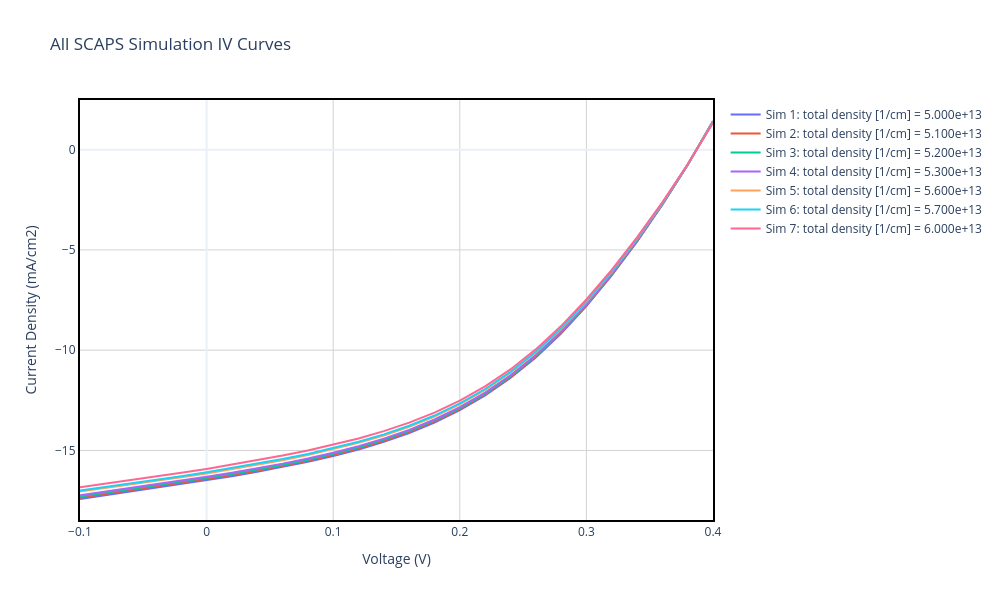

The notebook cell this image was saved under:
### Markdown cell above
## Section 3: SCAPS Simulations Overview

### What is SCAPS?
**SCAPS** (Solar Cell Capacitance Simulator) is a specialized software tool developed at Ghent University for simulating the electrical behavior of thin-film photovoltaic devices. It solves Poisson's equation and the continuity equations in a multi-layer semiconductor structure to predict device performance under certain test conditions.

### SCAPS Simulation Methodology
SCAPS performs detailed numerical simulations of solar cells by:

1. **Device Architecture Definition**: Specifies material layers, thickness, doping levels, and defect parameters
2. **Physical Parameters**: Sets electron and hole transport properties, recombination mechanisms, and optical characteristics
3. **Numerical Solution**: Solves coupled differential equations:
   - **Poisson Equation**: $\frac{d^2\phi}{dx^2} = -\frac{q}{\varepsilon_0\varepsilon_r}(p - n + N_D^+ - N_A^-)$
   - **Continuity Equations**: 
     - Electrons: $\frac{\partial n}{\partial t} = \frac{1}{q}\frac{\partial J_n}{\partial x} - (U - G)$
     - Holes: $\frac{\partial p}{\partial t} = - \frac{1}{q}\frac{\partial J_p}{\partial x} - (U - G)$

   where $\phi$ is electrostatic potential, $q$ is elementary charge, $n$ and $p$ are electron and hole concentrations, $J_n$ and $J_p$ are current densities, $G$ is generation rate, and $U$ is recombination rate.

4. **I-V Characteristics**: Calculates the J-V curve by sweeping applied voltage and computing resulting current

### Key Physical Processes in SCAPS
- **Photocurrent Generation**: Incident photons with energy > bandgap create electron-hole pairs
- **Carrier Transport**: Electrons and holes drift under electric field and diffuse down concentration gradients
- **Recombination**: Losses from multiple recombination mechanisms (radiative, Auger, defect-assisted SRH)
- **Interface Effects**: Band alignment, interfacial defects, and charge extraction barriers

### Output from SCAPS
SCAPS generates J-V curves showing current density (mA/cm²) as a function of applied voltage (V), along with derived parameters: $V_{oc}$, $J_{sc}$, and efficiency $\eta$. Multiple simulations with varied parameters (e.g., thickness, doping, defect density) help identify optimal device configurations.

In this Simulation standard conditions were used (STC: 1000 W/m², AM1.5 spectrum, 25°C).

### Code cell
# Helper function to read SCAPS .iv file
def read_scaps_iv_file(file_path):
    """
    Parse SCAPS .iv file with tab-separated or fixed-width columns.
    Returns a list of simulations with their data.
    """
    with open(file_path, 'r', encoding='utf-8', errors='ignore') as f:
        content = f.read()
    
    # Split by major sections: each simulation starts with "Batch parameters"
    sections = content.split('**Batch parameters**')
    simulations = []
    
    for section_idx, section in enumerate(sections[1:]):  # Skip first empty section
        sim_dict = {}
        lines = section.split('\n')
        
        # Extract ALL batch parameters (continue until we hit the data table header)
        batch_params = []
        for i in range(len(lines)):  # Check ALL lines until data table
            param_line = lines[i].strip()
            if not param_line:
                continue
            # Stop if we hit the data table header
            if 'v(V)' in param_line:
                break
            # Extract parameter
            if ':' in param_line:
                parts = param_line.split(':', 1)  # Split only on first colon
                if len(parts) >= 2:
                    param_name = parts[0].strip()
                    param_val = parts[1].strip()
                    batch_params.append((param_name, param_val))
        
        sim_dict['batch_params'] = batch_params
        
        # Find the data table header (line with "v(V)" and "jtot")
        data_start = -1
        for i, line in enumerate(lines):
            if 'v(V)' in line and 'jtot' in line:
                data_start = i + 1
                break
        
        if data_start == -1:
            continue
        
        # Extract data lines AND performance parameters
        iv_data = {'v': [], 'j': []}
        voc = jsc = ff = eta = np.nan
        
        for i in range(data_start, len(lines)):
            line = lines[i].strip()
            
            # Skip empty lines
            if not line:
                continue
            
            # Check for performance parameters
            if 'Voc' in line and '=' in line:
                try:
                    # Extract value after "="
                    value_part = line.split('=')[1].strip()
                    voc = float(value_part.split()[0])
                except (ValueError, IndexError):
                    pass
                continue
            
            if 'Jsc' in line and '=' in line:
                try:
                    value_part = line.split('=')[1].strip()
                    jsc = float(value_part.split()[0])
                except (ValueError, IndexError):
                    pass
                continue
            
            if 'FF' in line and '=' in line:
                try:
                    value_part = line.split('=')[1].strip()
                    ff = float(value_part.split()[0])
                except (ValueError, IndexError):
                    pass
                continue
            
            if 'eta' in line and '=' in line:
                try:
                    value_part = line.split('=')[1].strip()
                    eta = float(value_part.split()[0])
                except (ValueError, IndexError):
                    pass
                continue
            
            # Try to parse as numerical data (voltage/current pair)
            try:
                # Split by whitespace (handles both spaces and tabs)
                parts = line.split()
                if len(parts) >= 2:
                    # Try to parse first two columns as v and j
                    v_val = float(parts[0])
                    j_val = float(parts[1])
                    iv_data['v'].append(v_val)
                    iv_data['j'].append(j_val)
            except (ValueError, IndexError):
                # Not a data line, skip
                pass
        
        # Store data
        sim_dict['v(V)'] = np.array(iv_data['v'])
        sim_dict['jtot(mA/cm2)'] = np.array(iv_data['j'])
        sim_dict['Voc'] = voc
        sim_dict['Jsc'] = jsc
        sim_dict['FF'] = ff
        sim_dict['eta'] = eta
        
        # Create readable label - extract just the value from batch parameter
        # Format: "Defect Density = 1e+10" or similar
        if batch_params:
            param_name = batch_params[0][0]
            param_val = batch_params[0][1]
            
            # Extract just the numerical value and unit if present
            # e.g., "1.000e+10" from the value
            # Try to get just the number part
            val_parts = param_val.split()
            if val_parts:
                numeric_val = val_parts[0]  # Get the first part (the number)
            else:
                numeric_val = param_val
            
            # Extract the key parameter name (e.g., "total defect density")
            if '>>' in param_name:
                # Get the last part after >>
                key_name = param_name.split('>>')[-1].strip()
            else:
                key_name = param_name
            
            # Shorten the parameter name
            if 'total defect density' in key_name.lower():
                key_name = 'Defect Density'
            
            label = f"{key_name} = {numeric_val}"
        else:
            label = f"Simulation {section_idx+1}"
        
        sim_dict['label'] = label
        
        # Only add if we have data
        if len(iv_data['v']) > 0:
            simulations.append(sim_dict)
    
    return simulations

# Read the SCAPS file
sim_file = data_path("CdS3_2", "3", "binter2_voc.iv")
scaps_data = read_scaps_iv_file(sim_file)

# Format for downstream use
if len(scaps_data) == 0:
    print("⚠️ No SCAPS simulation data found in the file.")
else:
    scaps_data_formatted = []
    for sim in scaps_data:
        scaps_data_formatted.append({
            'label': sim['label'],
            'batch_params': sim['batch_params'],
            'v(V)': sim['v(V)'],
            'jtot(mA/cm2)': sim['jtot(mA/cm2)'],
            'Voc': sim['Voc'],
            'Jsc': sim['Jsc'],
            'FF': sim['FF'],
            'eta': sim['eta']
        })
    scaps_data = scaps_data_formatted
    
    # RESULTS TABLE
    print("\n" + "="*110)
    print("=== EXTRACTED SCAPS PARAMETERS SUMMARY ===")
    print("="*110)
    
    # Format batch parameters as readable strings
    def format_batch_params_for_display(batch_params):
        """Convert batch params list to formatted string"""
        if not batch_params:
            return "N/A"
        param_strs = []
        for param_name, param_val in batch_params:
            # Extract readable name (after >> if present)
            short_name = param_name.split(">>")[-1].strip() if ">>" in param_name else param_name
            param_strs.append(f"{short_name}: {param_val}")
        return " | ".join(param_strs)
    
    summary_df = pd.DataFrame([{
        'Simulation ID': d['label'], 
        'Batch Parameters': format_batch_params_for_display(d['batch_params']),
        'Voc (V)': f"{d['Voc']:.6f}", 
        'Jsc (mA/cm²)': f"{d['Jsc']:.4f}", 
        'FF (%)': f"{d['FF']:.4f}", 
        'η (%)': f"{d['eta']:.4f}"
    } for d in scaps_data])
    
    # Display with wider column width
    pd.set_option('display.max_columns', None)
    pd.set_option('display.max_colwidth', None)
    pd.set_option('display.width', None)
    display(summary_df)
    print("="*110)
    
    # Print batch parameters in detail below the table for full visibility
    print("\n📋 DETAILED BATCH PARAMETERS FOR EACH SIMULATION:")
    print("="*110)
    for i, d in enumerate(scaps_data):
        print(f"\n🔹 Simulation {i+1}: {d['label']}")
        if d['batch_params']:
            for param_name, param_val in d['batch_params']:
                print(f"   {param_name}: {param_val}")
        else:
            print("   (No batch parameters found)")
    print("="*110)

    # Compute experimental limits
    EXP_V_MAX = exp_data['v(V)'].max()
    EXP_J_MAX = exp_data['jtot(mA/cm2)'].max()

    # PLOT 2: ALL SIMULATIONS
    fig2 = go.Figure()
    for i, d in enumerate(scaps_data):
        v_filtered = d['v(V)']
        j_filtered = d['jtot(mA/cm2)']
        
        hover_text = f"<b>{d['label']}</b><br>Voc: {d['Voc']:.6f} V<br>Jsc: {d['Jsc']:.4f} mA/cm²<br>FF: {d['FF']:.4f} %<br>η: {d['eta']:.4f} %"
        legend_name = f"Sim {i+1}: {d['label']}"
        
        fig2.add_trace(go.Scatter(
            x=v_filtered, y=j_filtered, mode='lines', 
            name=legend_name, hoverinfo='text', hovertext=hover_text
        ))

    fig2.update_xaxes(showline=True, linewidth=2, linecolor='black', mirror=True)
    fig2.update_yaxes(showline=True, linewidth=2, linecolor='black', mirror=True)
    fig2.update_layout(
        title='All SCAPS Simulation IV Curves',
        xaxis_title='Voltage (V)', yaxis_title='Current Density (mA/cm2)',
        hovermode='closest', template='plotly_white', width=1000, height=600,
        plot_bgcolor='white',
        xaxis=dict(showgrid=True, gridwidth=1, gridcolor='lightgray'),
        yaxis=dict(showgrid=True, gridwidth=1, gridcolor='lightgray')
    )
    fig2.show()
    fig2.write_image(os.path.join(plots_dir, 'All_Simulations.png'), width=1000, height=600)
    print(f"\n✅ Saved Plot 2 to {plots_dir}/All_Simulations.png")

### Figure 1 — Plotly figure (JSON) as saved in the notebook; plotly's stock layout.template omitted (floating-point values rounded to 4 significant figures)
{"data": [{"hoverinfo": "text", "hovertext": "<b>total density [1/cm] = 5.000e+13</b><br>Voc: 0.387160 V<br>Jsc: 16.4787 mA/cm²<br>FF: 42.8277 %<br>η: 2.7324 %", "mode": "lines", "name": "Sim 1: total density [1/cm] = 5.000e+13", "type": "scatter", "x": [-0.1, -0.08, -0.06, -0.04, -0.02, 0.0, 0.02, 0.04, 0.06, 0.08, 0.1, 0.12, 0.14, 0.16, 0.18, 0.2, 0.22, 0.24, 0.26, 0.28, 0.3, 0.32, 0.34, 0.36, 0.38, 0.4], "y": [-17.42, -17.24, -17.05, -16.86, -16.67, -16.48, -16.28, -16.06, -15.83, -15.57, -15.28, -14.95, -14.57, -14.13, -13.61, -12.99, -12.25, -11.38, -10.36, -9.168, -7.802, -6.269, -4.582, -2.75, -0.7606, 1.428]}, {"hoverinfo": "text", "hovertext": "<b>total density [1/cm] = 5.100e+13</b><br>Voc: 0.387171 V<br>Jsc: 16.4228 mA/cm²<br>FF: 42.8053 %<br>η: 2.7217 %", "mode": "lines", "name": "Sim 2: total density [1/cm] = 5.100e+13", "type": "scatter", "x": [-0.1, -0.08, -0.06, -0.04, -0.02, 0.0, 0.02, 0.04, 0.06, 0.08, 0.1, 0.12, 0.14, 0.16, 0.18, 0.2, 0.22, 0.24, 0.26, 0.28, 0.3, 0.32, 0.34, 0.36, 0.38, 0.4], "y": [-17.36, -17.17, -16.99, -16.81, -16.62, -16.42, -16.23, -16.01, -15.77, -15.51, -15.23, -14.9, -14.52, -14.07, -13.55, -12.94, -12.21, -11.34, -10.32, -9.128, -7.767, -6.239, -4.559, -2.736, -0.7575, 1.419]}, {"hoverinfo": "text", "hovertext": "<b>total density [1/cm] = 5.200e+13</b><br>Voc: 0.387182 V<br>Jsc: 16.3663 mA/cm²<br>FF: 42.7832 %<br>η: 2.7111 %", "mode": "lines", "name": "Sim 3: total density [1/cm] = 5.200e+13", "type": "scatter", "x": [-0.1, -0.08, -0.06, -0.04, -0.02, 0.0, 0.02, 0.04, 0.06, 0.08, 0.1, 0.12, 0.14, 0.16, 0.18, 0.2, 0.22, 0.24, 0.26, 0.28, 0.3, 0.32, 0.34, 0.36, 0.38, 0.4], "y": [-17.29, -17.11, -16.93, -16.75, -16.56, -16.37, -16.17, -15.95, -15.72, -15.46, -15.17, -14.84, -14.46, -14.02, -13.5, -12.89, -12.16, -11.3, -10.28, -9.089, -7.732, -6.209, -4.537, -2.722, -0.7544, 1.409]}, {"hoverinfo": "text", "hovertext": "<b>total density [1/cm] = 5.300e+13</b><br>Voc: 0.387193 V<br>Jsc: 16.3095 mA/cm²<br>FF: 42.7638 %<br>η: 2.7005 %", "mode": "lines", "name": "Sim 4: total density [1/cm] = 5.300e+13", "type": "scatter", "x": [-0.1, -0.08, -0.06, -0.04, -0.02, 0.0, 0.02, 0.04, 0.06, 0.08, 0.1, 0.12, 0.14, 0.16, 0.18, 0.2, 0.22, 0.24, 0.26, 0.28, 0.3, 0.32, 0.34, 0.36, 0.38, 0.4], "y": [-17.23, -17.05, -16.87, -16.69, -16.5, -16.31, -16.11, -15.89, -15.66, -15.4, -15.11, -14.78, -14.41, -13.97, -13.45, -12.84, -12.12, -11.25, -10.24, -9.051, -7.697, -6.18, -4.515, -2.709, -0.7514, 1.4]}, {"hoverinfo": "text", "hovertext": "<b>total density [1/cm] = 5.600e+13</b><br>Voc: 0.387225 V<br>Jsc: 16.1468 mA/cm²<br>FF: 42.6985 %<br>η: 2.6697 %", "mode": "lines", "name": "Sim 5: total density [1/cm] = 5.600e+13", "type": "scatter", "x": [-0.1, -0.08, -0.06, -0.04, -0.02, 0.0, 0.02, 0.04, 0.06, 0.08, 0.1, 0.12, 0.14, 0.16, 0.18, 0.2, 0.22, 0.24, 0.26, 0.28, 0.3, 0.32, 0.34, 0.36, 0.38, 0.4], "y": [-17.05, -16.88, -16.7, -16.53, -16.34, -16.15, -15.94, -15.72, -15.48, -15.23, -14.94, -14.62, -14.25, -13.82, -13.31, -12.7, -11.98, -11.12, -10.11, -8.939, -7.598, -6.097, -4.451, -2.67, -0.7428, 1.374]}, {"hoverinfo": "text", "hovertext": "<b>total density [1/cm] = 5.700e+13</b><br>Voc: 0.387235 V<br>Jsc: 16.0897 mA/cm²<br>FF: 42.6865 %<br>η: 2.6596 %", "mode": "lines", "name": "Sim 6: total density [1/cm] = 5.700e+13", "type": "scatter", "x": [-0.1, -0.08, -0.06, -0.04, -0.02, 0.0, 0.02, 0.04, 0.06, 0.08, 0.1, 0.12, 0.14, 0.16, 0.18, 0.2, 0.22, 0.24, 0.26, 0.28, 0.3, 0.32, 0.34, 0.36, 0.38, 0.4], "y": [-17.0, -16.82, -16.65, -16.47, -16.28, -16.09, -15.88, -15.66, -15.43, -15.17, -14.89, -14.57, -14.2, -13.77, -13.26, -12.65, -11.94, -11.08, -10.07, -8.903, -7.566, -6.07, -4.43, -2.658, -0.7401, 1.366]}, {"hoverinfo": "text", "hovertext": "<b>total density [1/cm] = 6.000e+13</b><br>Voc: 0.387266 V<br>Jsc: 15.9179 mA/cm²<br>FF: 42.6619 %<br>η: 2.6299 %", "mode": "lines", "name": "Sim 7: total density [1/cm] = 6.000e+13", "type": "scatter", "x": [-0.1, -0.08, -0.06, -0.04, -0.02, 0.0, 0.02, 0.04, 0.06, 0.08, 0.1, 0.12, 0.14, 0.16, 0.18, 0.2, 0.22, 0.24, 0.26, 0.28, 0.3, 0.32, 0.34, 0.36, 0.38, 0.4], "y": [-16.83, -16.66, -16.48, -16.3, -16.11, -15.92, -15.7, -15.49, -15.25, -15.0, -14.72, -14.4, -14.03, -13.61, -13.11, -12.51, -11.8, -10.96, -9.96, -8.798, -7.473, -5.992, -4.371, -2.622, -0.7321, 1.342]}], "layout": {"height": 600, "hovermode": "closest", "plot_bgcolor": "white", "title": {"text": "All SCAPS Simulation IV Curves"}, "width": 1000, "xaxis": {"gridcolor": "lightgray", "gridwidth": 1, "linecolor": "black", "linewidth": 2, "mirror": true, "showgrid": true, "showline": true, "title": {"text": "Voltage (V)"}}, "yaxis": {"gridcolor": "lightgray", "gridwidth": 1, "linecolor": "black", "linewidth": 2, "mirror": true, "showgrid": true, "showline": true, "title": {"text": "Current Density (mA/cm2)"}}}}
